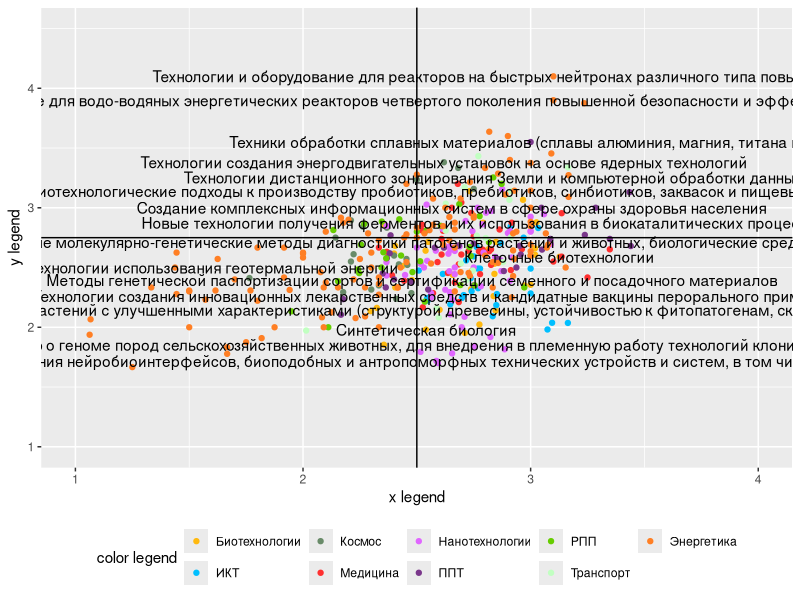

Source code (R):
install.packages("ggplot2")
install.packages("ggrepel")

library(ggplot2)
library(ggrepel)

table <- read.table("data.csv",
                    header= TRUE,
                    sep = '\t',
                    quote= "\"",
                    encoding ="UTF-8",
                    stringsAsFactors =FALSE)

table$technology <- paste(toupper(substring(table$technology, 1,1)),
                          substring(table$technology, 2), sep = "")

ggplot(table, # data frame
       aes(x = russian_level,
           y = russian_importance,
           color = priority_area,
           label = technology)) +
  geom_point() +
  geom_text(color = 'black',
         check_overlap = TRUE) +
  labs(color = "color legend",
       x = "x legend",
       y = "y legend") +
  scale_color_manual(values = unique(table$color, incomparables = FALSE)) +
  theme(legend.position = "bottom") +
  lims(x=c(1,4),y=c(1,4.5)) +
  geom_vline(xintercept = 2.5) + geom_hline(yintercept = 2.75)